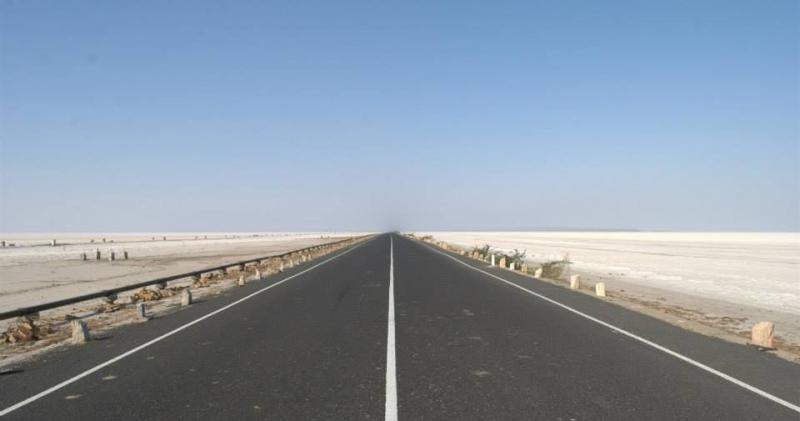
#> input picture assets/3.jpg, 800 x 421 px
$ python main.py
#> lines starting #> are read from the running program, lines starting #| are printed output that depends on the picture; after the words box and inside, x2 and y2 are one past the last pixel; in counts of white or black regions, pixels touching at a corner belong together
import cv2
import matplotlib.pyplot as plt
import numpy as np

def draw_lines(img, lines, color=[255,255, 0], thickness=3):
    img = np.copy(img)
    img_channels = img.shape[2]
    img_lines = np.zeros((img.shape[0], img.shape[1], img_channels), dtype=np.uint8)
    for line in lines:
        for x1, y1, x2, y2 in line:
            cv2.line(img_lines, (x1, y1), (x2, y2), [255, 255, 0], 3)

    img_draw = cv2.addWeighted(img, 0.8, img_lines, 1.0, 0.0)
    return img_draw

def Simulate(img, lines):
    left_x, left_y, right_x, right_y = [], [], [], []

    for line in lines:
        for x1, y1, x2, y2 in line:
            slope = (y2-y1)/(x2-x1)
            if abs(slope) < 0.5:
                continue
            elif slope < 0:
                left_x.extend([x1, x2])
                left_y.extend([y1, y2])
            elif slope > 0:
                right_x.extend([x1, x2])
                right_y.extend([y1, y2])

    min_y, max_y = int(img.shape[0] * (3/5)), int(img.shape[0])

    # left 擬和
    poly_left = np.poly1d(np.polyfit(left_y, left_x, deg= 1))
    left_x_start, left_x_end = int(poly_left(max_y)), int(poly_left(min_y))

    # right 擬和
    poly_right = np.poly1d(np.polyfit(right_y, right_x, deg=1))
    right_x_start, right_x_end = int(poly_right(max_y)), int(poly_right(min_y))

    _img_line = draw_lines(img, [[
        [left_x_start, max_y, left_x_end, min_y],
         [right_x_start, max_y, right_x_end, min_y]
    ]], thickness=5)
    return _img_line

# 引入圖片
img_source = cv2.imread(
    'assets/3.jpg'
)
#> img_source is the input picture: shape (421, 800, 3); mean B, G, R 166.6, 152, 138.5

# 前處理
img_hsv = cv2.cvtColor(img_source, cv2.COLOR_RGB2HSV)
#> img_hsv: shape (421, 800, 3); mean H, S, V 48.4, 49.6, 171.7
img_gray = cv2.cvtColor(img_source, cv2.COLOR_BGR2GRAY)
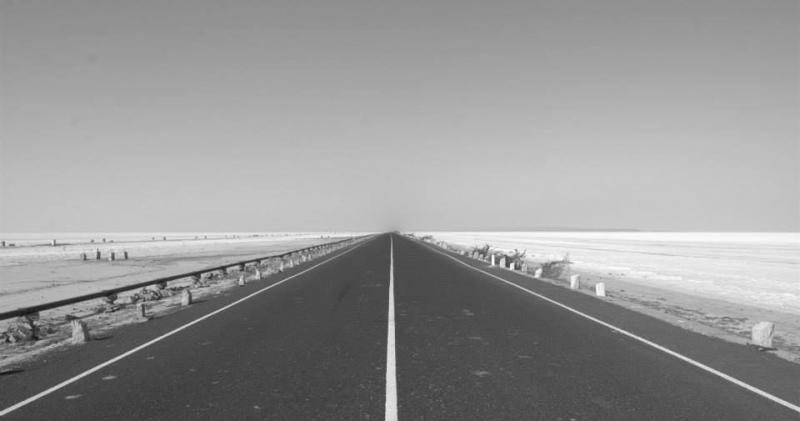
#> img_gray: shape (421, 800); min 18, max 253, mean 149.6

lower_yellow = np.array([20, 100, 100], dtype='uint8')
upper_yellow = np.array([30, 255, 255], dtype='uint8')
mask_yellow = cv2.inRange(img_hsv, lower_yellow, upper_yellow)
#> mask_yellow: shape (421, 800); every value is 0

mask_white = cv2.inRange(img_gray, 200, 255)
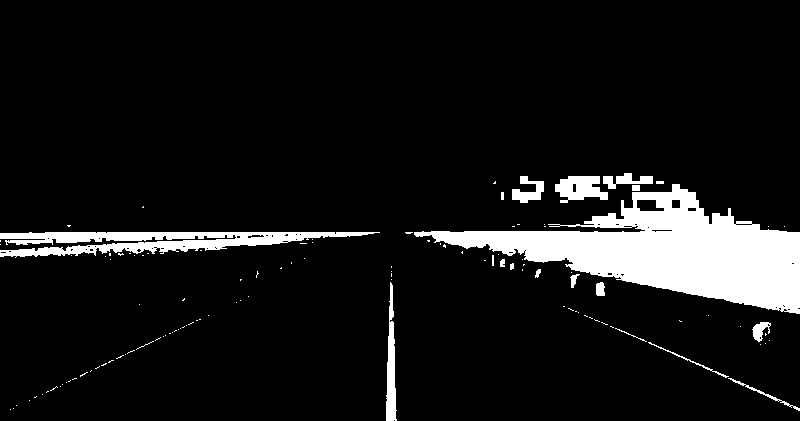
#> mask_white: shape (421, 800); 8.8% white; 120 white regions (101 under 20 px), largest, box (x1, y1, x2, y2) and area: (414, 184, 800, 314) 20846, (0, 232, 380, 258) 4954, (555, 176, 608, 203) 944

mask_combination = cv2.bitwise_or(mask_yellow, mask_white)
img_yellWhite = cv2.bitwise_and(img_gray, mask_combination)
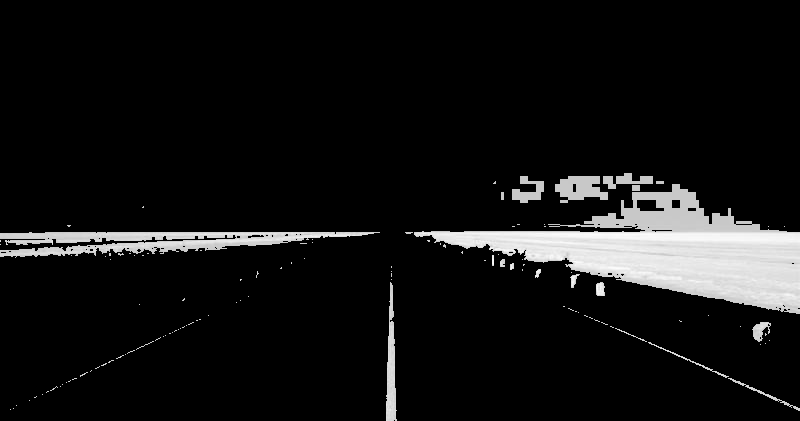
#> img_yellWhite: shape (421, 800); min 0, max 253, mean 19.4

cv2.imshow("hsv", img_yellWhite)
cv2.waitKey(-1)

img_canny = cv2.Canny(img_gray, 100, 100) # low, high = not edge, edge, midden 相連為edge 不相連為not edge
#> img_canny: shape (421, 800); 3.2% white in thin lines or dots, all inside (x1, y1, x2, y2) = (0, 230, 800, 421)

# ROI
height = img_canny.shape[0]
#> height = 421
width = img_canny.shape[1]
#> width = 800
ROI_vertices = [(0, height), (width/2, height/2), (width, height)]
#> ROI_vertices = [(0, 421), (400, 210.5), (800, 421)]

mask = np.zeros_like(img_canny)
match_mask_color = 255
cv2.fillPoly(mask, np.array([ROI_vertices], np.int32), 255)
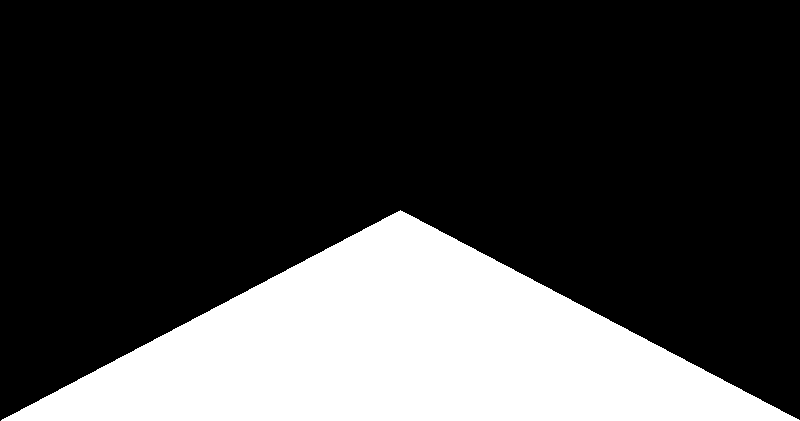
#> mask: shape (421, 800); 25.1% white; 1 white region, box (x1, y1, x2, y2) and area: (1, 210, 800, 421) 84589
img_ROI = cv2.bitwise_and(img_canny, mask)
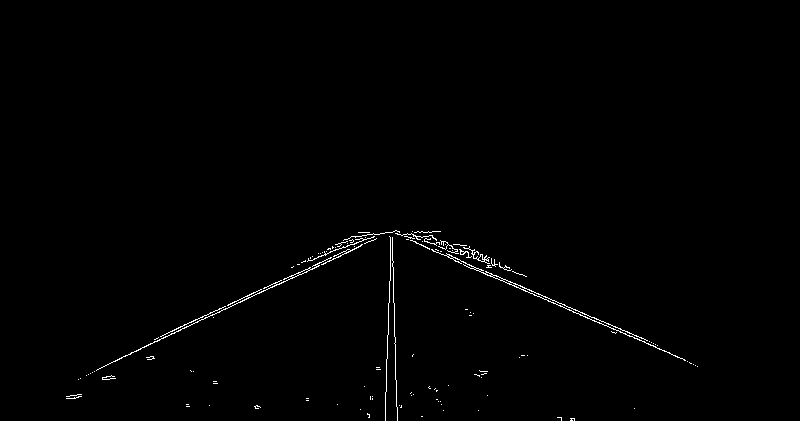
#> img_ROI: shape (421, 800); 0.71% white in thin lines or dots, all inside (x1, y1, x2, y2) = (66, 230, 698, 421)

# 霍夫
lines = cv2.HoughLinesP(img_ROI, 6, np.pi/180, 160, np.array([]), 40, 25)
#> lines = 14 rows, first 6: [391, 232, 655, 344], [164, 334, 284, 278], [123, 356, 184, 328], [238, 302, 346, 253], [396, 230, 519, 274], [154, 339, 385, 232]
# img_line = draw_lines(img_source, lines)

# 擬和
img_line = Simulate(img_source, lines)
#> the loop in Simulate, `for line in lines:` made 14 passes
#> line on passes 1 to 12: [[391, 232, 655, 344]], [[164, 334, 284, 278]], [[123, 356, 184, 328]], [[238, 302, 346, 253]], [[396, 230, 519, 274]], [[154, 339, 385, 232]], [[546, 299, 599, 323]], [[392, 237, 395, 342]], [[396, 233, 499, 263]], [[425, 232, 490, 265]], [[431, 232, 492, 264]], [[311, 260, 363, 232]]
#> after the loop in Simulate, `for line in lines:`: left_x = [311, 363]; left_y = [260, 232]; right_x = [392, 395, 425, 490, 431, 492, 437, 517]; right_y = [237, 342, 232, 265, 232, 264, 231, 273]
#> in Simulate, `left_x_start, left_x_end = int(poly_left(max_y)), int(poly_left(min_y))`: left_x_start = 11; left_x_end = 325
#> in Simulate, `right_x_start, right_x_end = int(poly_right(max_y)), int(poly_right(mi..`: right_x_start = 441; right_x_end = 447
#> after the loop in draw_lines, `for line in lines:`:
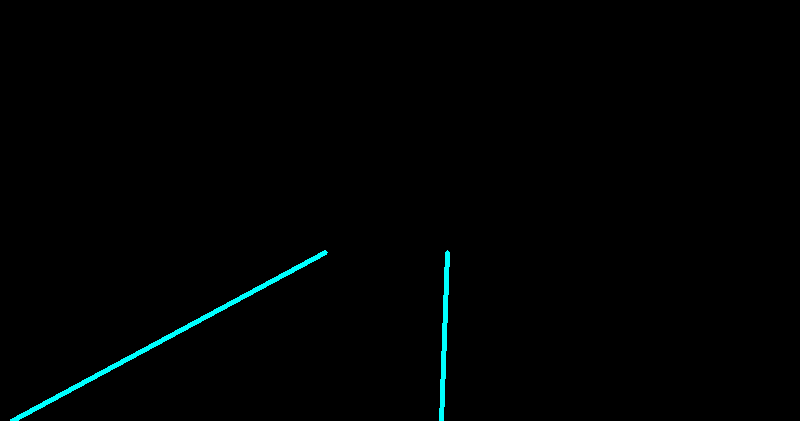
#> img_lines: shape (421, 800, 3); mean of channels 0, 1, 2 2, 2, 0; drawn as B, G, R
#> in draw_lines, `img_draw = cv2.addWeighted(img, 0.8, img_lines, 1.0, 0.0)`:
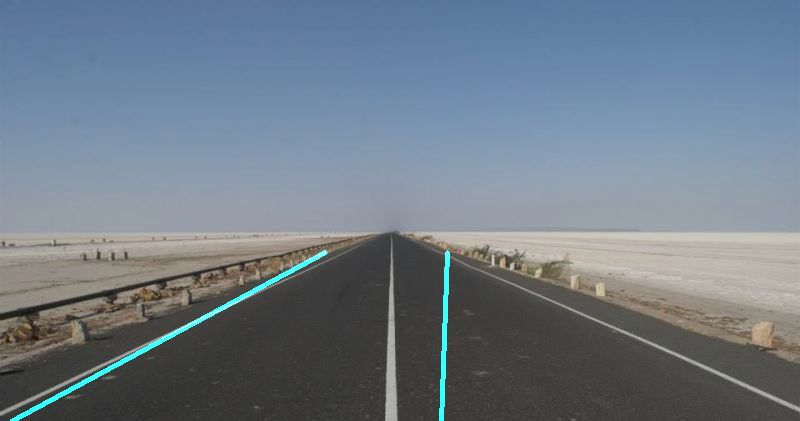
#> img_draw: shape (421, 800, 3); mean B, G, R 134.7, 123, 110.8

cv2.imshow("mash", img_line)
# cv2.imshow("test", img)

cv2.waitKey(0)

$ run again, with assets/1.jpg copied over assets/3.jpg
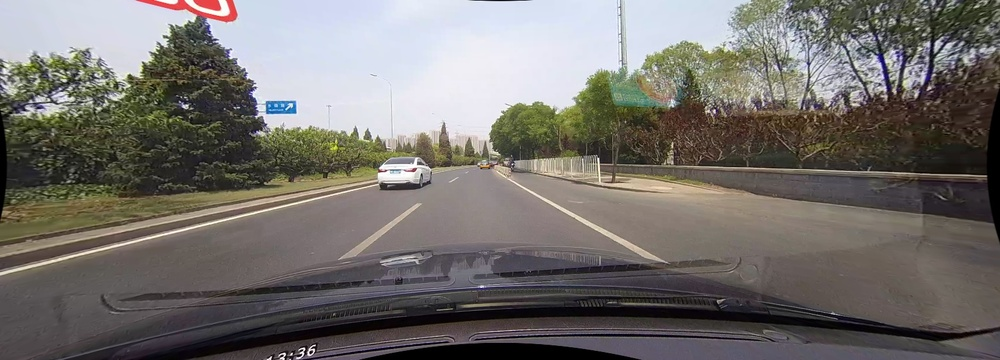
#> input picture assets/1.jpg, 1000 x 360 px, shrunk from 1640 x 590 before the run
#> img_source is the input picture: shape (360, 1000, 3); mean B, G, R 108.1, 112, 115.7
#> img_hsv: shape (360, 1000, 3); mean H, S, V 93.8, 45.7, 120.5
#> `mask_yellow = cv2.inRange(img_hsv, lower_yellow, upper_yellow)`:
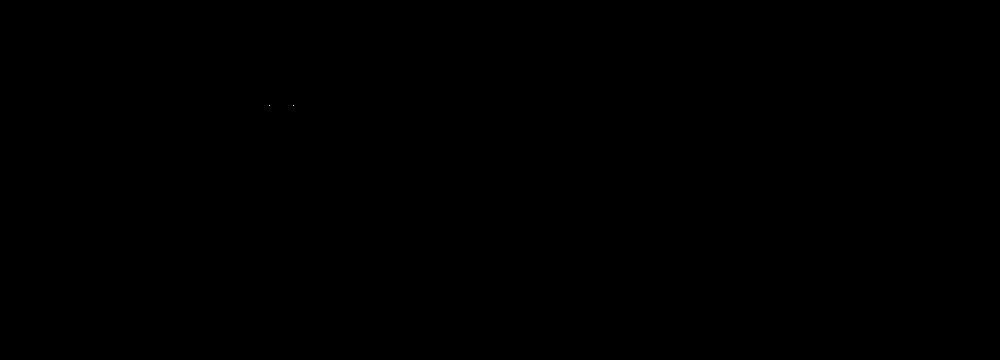
#> mask_yellow: shape (360, 1000); 0% white in thin lines or dots, all inside (x1, y1, x2, y2) = (269, 105, 294, 106)
#> mask_white: shape (360, 1000); 18.5% white; 630 white regions (583 under 20 px), largest, box (x1, y1, x2, y2) and area: (207, 0, 622, 153) 45379, (0, 0, 197, 88) 10245, (622, 0, 752, 77) 5703
#> img_canny: shape (360, 1000); 14.6% white in thin lines or dots
#> mask: shape (360, 1000); 25% white; 1 white region, box (x1, y1, x2, y2) and area: (2, 180, 999, 360) 90139
#> img_ROI: shape (360, 1000); 3.2% white in thin lines or dots, all inside (x1, y1, x2, y2) = (28, 186, 992, 360)
#> lines = 175 rows, first 6: [545, 334, 667, 334], [370, 297, 441, 297], [380, 278, 720, 307], [628, 336, 684, 335], [451, 266, 727, 305], [276, 306, 380, 311]
#> the loop in Simulate, `for line in lines:` made 175 passes
#> after the loop in Simulate, `for line in lines:`: left_x = [311, 351, 259, 315, 259, 344]; left_y = [275, 250, 302, 270, 318, 258]; right_x = [518, 679, 538, 599, 582, 682, 565, 607]; right_y = [186, 275, 194, 227, 217, 272, 208, 231]
#> left_x_start = 185; left_x_end = 400
#> right_x_start = 838; right_x_end = 577
#> in draw_lines, `img_draw = cv2.addWeighted(img, 0.8, img_lines, 1.0, 0.0)`:
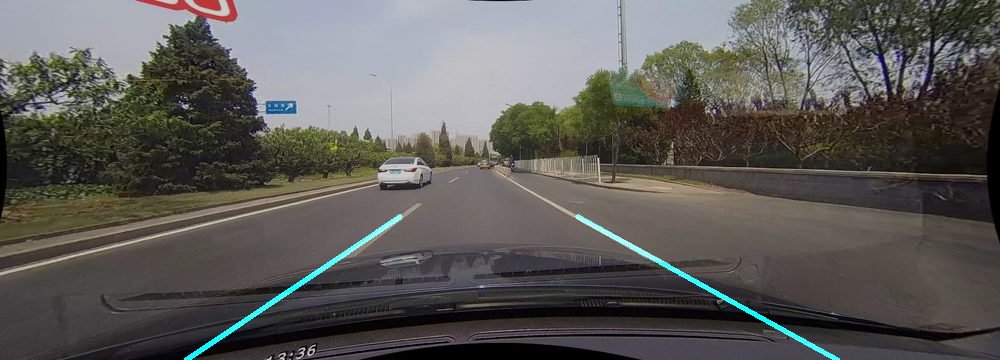
#> img_draw: shape (360, 1000, 3); mean B, G, R 87.9, 91, 92.6

$ run again, with assets/2.jpg copied over assets/3.jpg
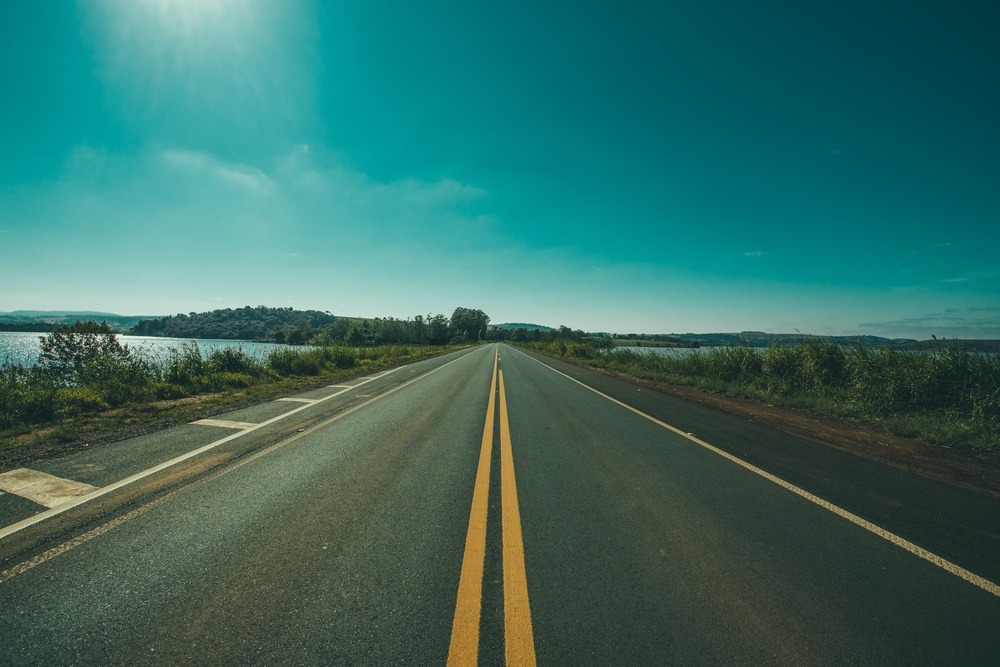
#> input picture assets/2.jpg, 1000 x 667 px, shrunk from 5472 x 3648 before the run
#> img_source is the input picture: shape (667, 1000, 3); mean B, G, R 100.7, 108.6, 54.9
#> img_hsv: shape (667, 1000, 3); mean H, S, V 46, 130.9, 111
#> `mask_yellow = cv2.inRange(img_hsv, lower_yellow, upper_yellow)`:
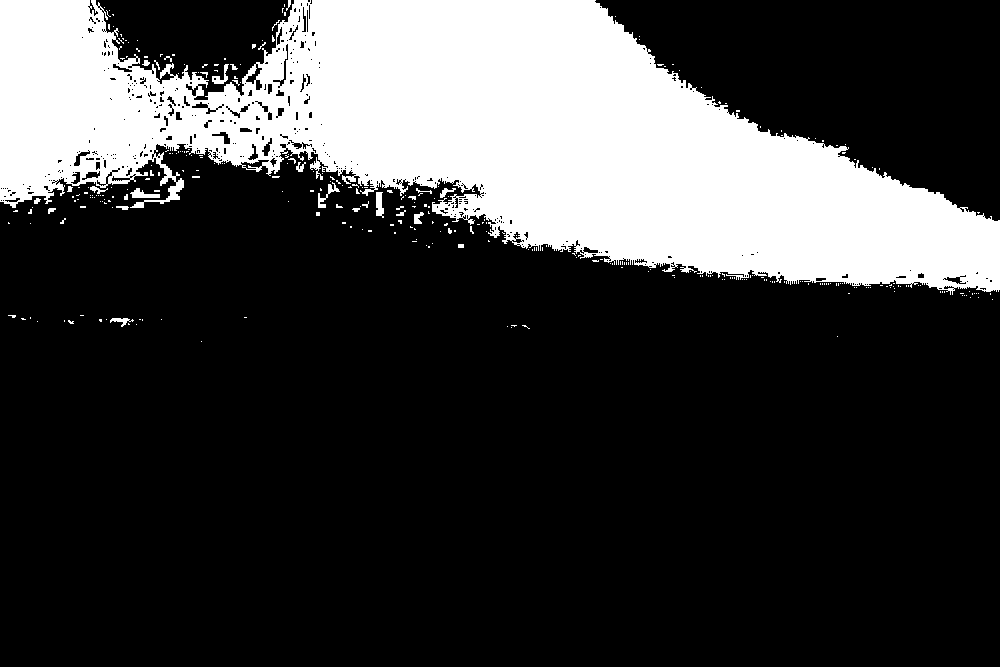
#> mask_yellow: shape (667, 1000); 23.9% white; 326 white regions (301 under 20 px), largest, box (x1, y1, x2, y2) and area: (0, 0, 1000, 295) 157058, (130, 188, 160, 198) 161, (376, 192, 384, 218) 157
#> mask_white: shape (667, 1000); 1% white; 210 white regions (202 under 20 px), largest, box (x1, y1, x2, y2) and area: (21, 292, 430, 321) 5374, (159, 0, 221, 11) 411, (115, 334, 177, 349) 246
#> mask_combination: shape (667, 1000); 24.9% white; 536 white regions (503 under 20 px), largest, box (x1, y1, x2, y2) and area: (0, 0, 1000, 295) 157058, (21, 292, 430, 321) 5374, (159, 0, 221, 11) 411
#> img_canny: shape (667, 1000); 5.4% white in thin lines or dots, all inside (x1, y1, x2, y2) = (0, 145, 1000, 667)
#> mask: shape (667, 1000); 25.1% white; 1 white region, box (x1, y1, x2, y2) and area: (1, 333, 1000, 667) 167166
#> img_ROI: shape (667, 1000); 1.4% white in thin lines or dots, all inside (x1, y1, x2, y2) = (15, 339, 825, 667)
#> lines = 139 rows, first 6: [38, 641, 384, 508], [74, 630, 177, 634], [29, 648, 398, 648], [28, 655, 292, 477], [212, 611, 530, 611], [51, 642, 335, 471]
#> the loop in Simulate, `for line in lines:` made 139 passes
#> after the loop in Simulate, `for line in lines:`: left_x = 48 values, max 497 at index 19, min 28 at index 0, mean 229.8; left_y = 48 values, max 666 at index 36, min 342 at index 33, mean 551.6; right_x = [498, 524, 498, 503]; right_y = [342, 557, 346, 609]
#> left_x_start = 75; left_x_end = 431
#> right_x_start = 516; right_x_end = 502
#> in draw_lines, `img_draw = cv2.addWeighted(img, 0.8, img_lines, 1.0, 0.0)`:
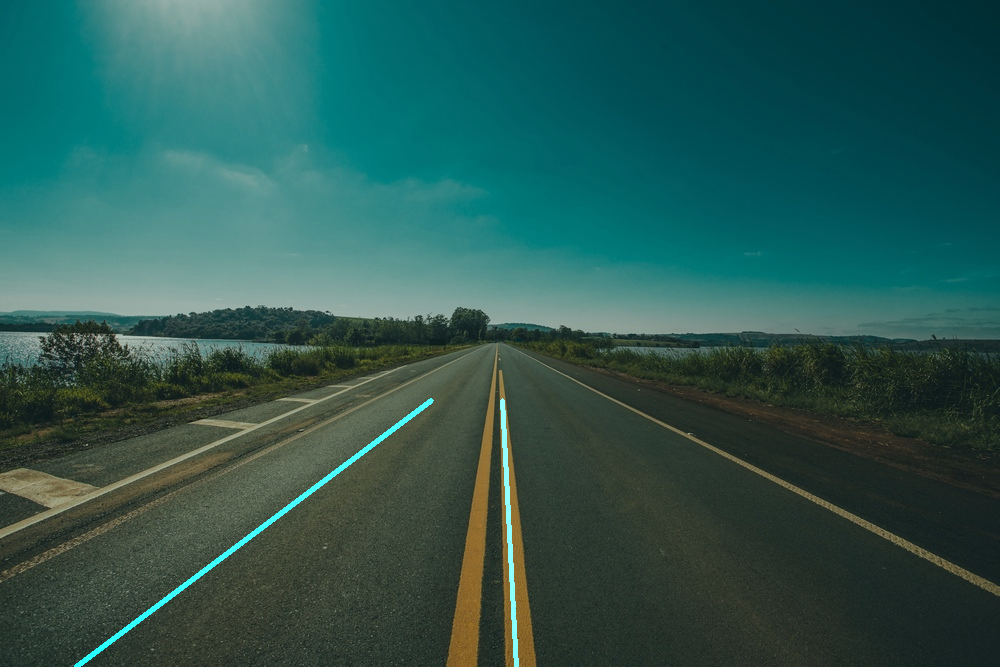
#> img_draw: shape (667, 1000, 3); mean B, G, R 81.6, 87.8, 44
